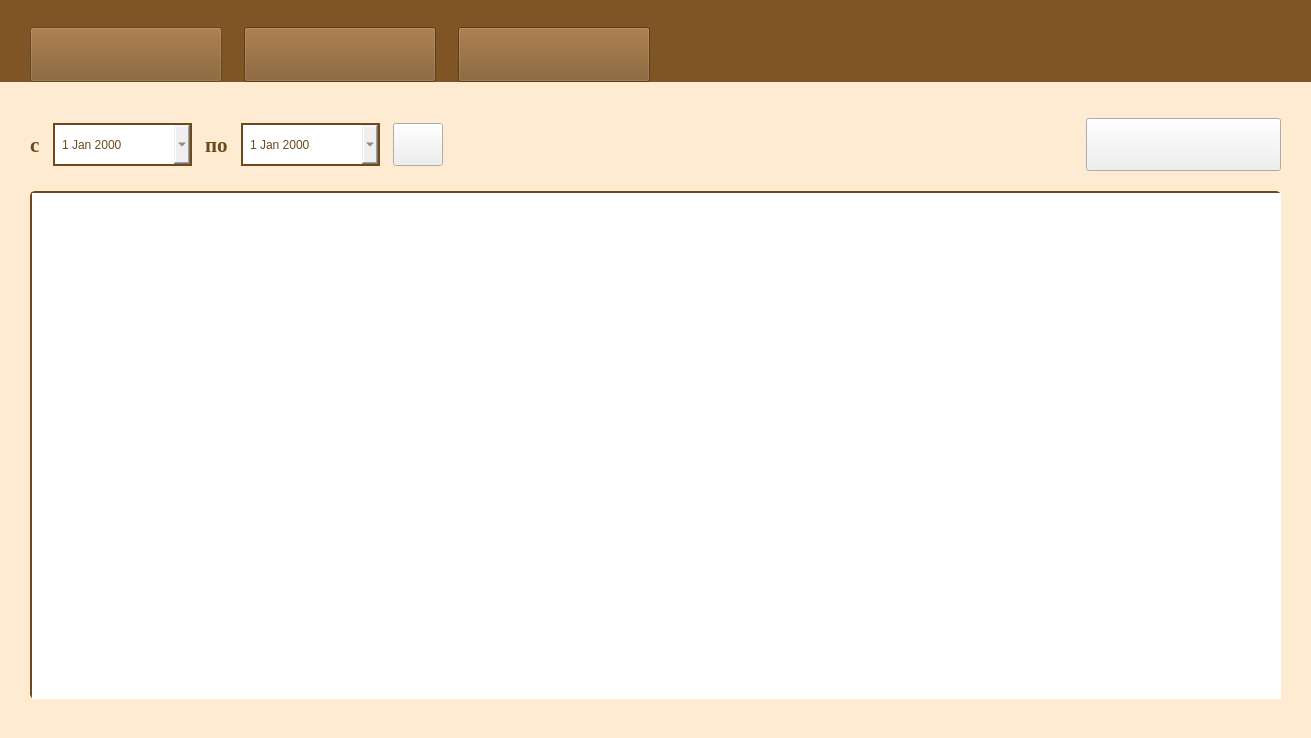
<?xml version="1.0" encoding="UTF-8"?>
<ui version="4.0">
 <class>MainWindow</class>
 <widget class="QMainWindow" name="MainWindow">
  <property name="geometry">
   <rect>
    <x>0</x>
    <y>0</y>
    <width>1311</width>
    <height>738</height>
   </rect>
  </property>
  <property name="windowTitle">
   <string>MainWindow</string>
  </property>
  <property name="styleSheet">
   <string notr="true">QMainWindow{
	background-color: rgba(255, 234, 210, 1);
}

QScrollBar:horizontal{
    border: 2px solid #6E491E;
    background:  #E7C49C;
   	height: 20px;
    margin: 0px 20px 0 20px;
}

QScrollBar::handle:horizontal {
    background: #7F5525;
    min-width: 20px;
}

QScrollBar::add-line:horizontal {
    border: 2px solid #6E491E;
   background:  #E7C49C;
    width: 20px;
    subcontrol-position: right;
    subcontrol-origin: margin;
}

QScrollBar::sub-line:horizontal{
    border: 2px solid #6E491E;
   background:  #E7C49C;
    width: 20px;
    subcontrol-position: left;
    subcontrol-origin: margin;
}

QScrollBar::left-arrow:horizontal {
    width: 10px;
    height: 10px;
	border-image: url(:/image/scrollbar_left.png);
}

QScrollBar::right-arrow:horizontal  {
    width: 10px;
    height: 10px;
	border-image: url(:/image/scrollbar_right.png);
}

QScrollBar:vertical{
    border: 2px solid #6E491E;
    background:  #E7C49C;
	width: 20px;
    margin: 20px 0px 20 0px;
}

QScrollBar::handle:vertical {
    background: #7F5525;
    min-height: 20px;
}

QScrollBar::add-line:vertical {
    border: 2px solid #6E491E;
   background:  #E7C49C;
    height:  20px;
    subcontrol-position: bottom;
    subcontrol-origin: margin;
}

QScrollBar::sub-line:vertical{
    border: 2px solid #6E491E;
   background:  #E7C49C;
    height: 20px;
    subcontrol-position: top;
    subcontrol-origin: margin;
}

QScrollBar::up-arrow:vertical {
    width: 10px;
    height: 10px;
	border-image: url(:/image/scrollbar_up.png);
}

QScrollBar::down-arrow:vertical  {
    width: 10px;
    height: 10px;
	border-image: url(:/image/scrollbar_down.png);
}</string>
  </property>
  <widget class="QWidget" name="centralwidget">
   <property name="styleSheet">
    <string notr="true"/>
   </property>
   <layout class="QGridLayout" name="centralwidget_layout">
    <property name="leftMargin">
     <number>0</number>
    </property>
    <property name="topMargin">
     <number>0</number>
    </property>
    <property name="rightMargin">
     <number>0</number>
    </property>
    <item row="2" column="0">
     <layout class="QVBoxLayout" name="work_area_layout">
      <property name="spacing">
       <number>20</number>
      </property>
      <property name="leftMargin">
       <number>30</number>
      </property>
      <property name="topMargin">
       <number>30</number>
      </property>
      <property name="rightMargin">
       <number>30</number>
      </property>
      <property name="bottomMargin">
       <number>30</number>
      </property>
      <item>
       <layout class="QHBoxLayout" name="header_layout">
        <property name="spacing">
         <number>13</number>
        </property>
        <property name="bottomMargin">
         <number>0</number>
        </property>
        <item>
         <widget class="QLabel" name="header_label">
          <property name="font">
           <font>
            <family>Times New Roman</family>
            <pointsize>16</pointsize>
            <weight>75</weight>
            <bold>true</bold>
           </font>
          </property>
          <property name="styleSheet">
           <string notr="true">color: #6E491E;</string>
          </property>
          <property name="text">
           <string>с</string>
          </property>
         </widget>
        </item>
        <item>
         <widget class="QDateEdit" name="begin_dateEdit">
          <property name="minimumSize">
           <size>
            <width>139</width>
            <height>43</height>
           </size>
          </property>
          <property name="styleSheet">
           <string notr="true">QDateEdit {
	font: 75 14pt &quot;Times New Roman&quot;;
	color: #6E491E;
	border: 2px solid #6E491E;
	padding-left : 5px;
}

QDateEdit::drop-down {
	subcontrol-origin: margin;
	margin-right: 5px;
    subcontrol-position: right center;
   	width: 10px;
    height: 10px;
	border-image: url(:/image/scrollbar_down.png);

}</string>
          </property>
          <property name="frame">
           <bool>true</bool>
          </property>
          <property name="buttonSymbols">
           <enum>QAbstractSpinBox::UpDownArrows</enum>
          </property>
          <property name="keyboardTracking">
           <bool>true</bool>
          </property>
          <property name="calendarPopup">
           <bool>true</bool>
          </property>
         </widget>
        </item>
        <item>
         <widget class="QLabel" name="header_label2">
          <property name="font">
           <font>
            <family>Times New Roman</family>
            <pointsize>16</pointsize>
            <weight>75</weight>
            <bold>true</bold>
           </font>
          </property>
          <property name="styleSheet">
           <string notr="true">color: #6E491E;</string>
          </property>
          <property name="text">
           <string>по</string>
          </property>
         </widget>
        </item>
        <item>
         <widget class="QDateEdit" name="end_dateEdit">
          <property name="minimumSize">
           <size>
            <width>139</width>
            <height>43</height>
           </size>
          </property>
          <property name="styleSheet">
           <string notr="true">QDateEdit {
	font: 75 14pt &quot;Times New Roman&quot;;
	color: #6E491E;
	border: 2px solid #6E491E;
	padding-left : 5px;
}

QDateEdit::drop-down {
	subcontrol-origin: margin;
	margin-right: 5px;
    subcontrol-position: right center;
   	width: 10px;
    height: 10px;
	border-image: url(:/image/scrollbar_down.png);
}</string>
          </property>
          <property name="calendarPopup">
           <bool>true</bool>
          </property>
         </widget>
        </item>
        <item>
         <widget class="QPushButton" name="confirmdate_button">
          <property name="enabled">
           <bool>true</bool>
          </property>
          <property name="minimumSize">
           <size>
            <width>50</width>
            <height>43</height>
           </size>
          </property>
          <property name="toolTip">
           <string>Отфильтровать</string>
          </property>
          <property name="styleSheet">
           <string notr="true">QPushButton{
	border-image: url(:/image/confirmdate_button.png);
}

QPushButton:pressed {
	border-image: url(:/image/confirmdate_pressbutton.png);
}</string>
          </property>
          <property name="text">
           <string/>
          </property>
         </widget>
        </item>
        <item>
         <spacer name="header_spacer">
          <property name="orientation">
           <enum>Qt::Horizontal</enum>
          </property>
          <property name="sizeHint" stdset="0">
           <size>
            <width>40</width>
            <height>20</height>
           </size>
          </property>
         </spacer>
        </item>
        <item>
         <widget class="QPushButton" name="print_sales_button">
          <property name="enabled">
           <bool>true</bool>
          </property>
          <property name="minimumSize">
           <size>
            <width>195</width>
            <height>53</height>
           </size>
          </property>
          <property name="styleSheet">
           <string notr="true">QPushButton{
	border-image: url(:/image/print_button.png);
}

QPushButton:pressed {
	border-image: url(:/image/print_pressbutton.png);
}</string>
          </property>
          <property name="text">
           <string/>
          </property>
         </widget>
        </item>
       </layout>
      </item>
      <item>
       <widget class="QTableView" name="sales_table">
        <property name="styleSheet">
         <string notr="true">QTableView {
	border:none;
	border-top:2px solid #6E491E; 
  	border-left: 2px solid #6E491E; 
	border-radius: 5px;
	gridline-color: #6E491E; 
	color: #563916;	
	font: 14pt &quot;Times New Roman&quot;;
  }

QTableView::item {
    border-bottom:1px solid #6E491E; 
  	border-left: 0.4px solid #6E491E; 
	border-right: 0.5px solid #6E491E; 
}
 
QTableView::item:selected {
	background-color: rgb(218, 218, 218);
 }

QHeaderView::section {
	border: none;
 	border-bottom: 2px solid #6E491E; 
  	border-left: 0.4px solid #6E491E; 
	border-right: 2px solid #6E491E; ; 
    background-color: #E7C49C; 
	color: #563916;
	font: 14pt &quot;Times New Roman&quot;;
    padding: 3px;
}

QHeaderView::down-arrow {
	width: 26px; 
	height:18px; 
	subcontrol-position: bottom right; 
}
</string>
        </property>
        <property name="frameShape">
         <enum>QFrame::WinPanel</enum>
        </property>
        <property name="frameShadow">
         <enum>QFrame::Plain</enum>
        </property>
        <property name="lineWidth">
         <number>0</number>
        </property>
        <property name="editTriggers">
         <set>QAbstractItemView::NoEditTriggers</set>
        </property>
        <property name="tabKeyNavigation">
         <bool>false</bool>
        </property>
        <property name="showDropIndicator" stdset="0">
         <bool>false</bool>
        </property>
        <property name="dragDropOverwriteMode">
         <bool>false</bool>
        </property>
        <property name="selectionMode">
         <enum>QAbstractItemView::SingleSelection</enum>
        </property>
        <property name="selectionBehavior">
         <enum>QAbstractItemView::SelectRows</enum>
        </property>
        <property name="sortingEnabled">
         <bool>true</bool>
        </property>
        <attribute name="horizontalHeaderCascadingSectionResizes">
         <bool>false</bool>
        </attribute>
        <attribute name="horizontalHeaderHighlightSections">
         <bool>false</bool>
        </attribute>
        <attribute name="horizontalHeaderShowSortIndicator" stdset="0">
         <bool>true</bool>
        </attribute>
        <attribute name="horizontalHeaderStretchLastSection">
         <bool>true</bool>
        </attribute>
        <attribute name="verticalHeaderVisible">
         <bool>false</bool>
        </attribute>
        <attribute name="verticalHeaderStretchLastSection">
         <bool>true</bool>
        </attribute>
       </widget>
      </item>
     </layout>
    </item>
    <item row="0" column="0">
     <widget class="QFrame" name="tabs">
      <property name="styleSheet">
       <string notr="true">background-color: #7F5525;</string>
      </property>
      <property name="frameShape">
       <enum>QFrame::NoFrame</enum>
      </property>
      <property name="frameShadow">
       <enum>QFrame::Raised</enum>
      </property>
      <layout class="QHBoxLayout" name="tabs_layout">
       <property name="spacing">
        <number>22</number>
       </property>
       <property name="leftMargin">
        <number>30</number>
       </property>
       <property name="topMargin">
        <number>27</number>
       </property>
       <property name="rightMargin">
        <number>30</number>
       </property>
       <property name="bottomMargin">
        <number>0</number>
       </property>
       <item>
        <widget class="QPushButton" name="catalog_button">
         <property name="enabled">
          <bool>false</bool>
         </property>
         <property name="minimumSize">
          <size>
           <width>192</width>
           <height>55</height>
          </size>
         </property>
         <property name="toolTip">
          <string/>
         </property>
         <property name="autoFillBackground">
          <bool>false</bool>
         </property>
         <property name="styleSheet">
          <string notr="true">QPushButton{
	border-image: url(:/image/catalog_button.png);
}

QPushButton:disabled{
	border-image: url(:/image/catalog_pressbutton.png);
}

QPushButton:hover{
	border-image: url(:/image/catalog_hoverbutton.png);
}</string>
         </property>
         <property name="text">
          <string/>
         </property>
        </widget>
       </item>
       <item>
        <widget class="QPushButton" name="sales_button">
         <property name="minimumSize">
          <size>
           <width>192</width>
           <height>55</height>
          </size>
         </property>
         <property name="styleSheet">
          <string notr="true">QPushButton{
	border-image: url(:/image/sales_button.png);
}

QPushButton:hover{
	border-image: url(:/image/sales_hoverbutton.png);
}</string>
         </property>
         <property name="text">
          <string/>
         </property>
        </widget>
       </item>
       <item>
        <widget class="QPushButton" name="management_button">
         <property name="enabled">
          <bool>true</bool>
         </property>
         <property name="minimumSize">
          <size>
           <width>192</width>
           <height>55</height>
          </size>
         </property>
         <property name="styleSheet">
          <string notr="true">QPushButton{
	border-image: url(:/image/managment_button.png);
}

QPushButton:disabled{
	border-image: url(:/image/managment_pressbutton.png);
}

QPushButton:hover{
	border-image: url(:/image/managment_hoverbutton.png);
}</string>
         </property>
         <property name="text">
          <string/>
         </property>
        </widget>
       </item>
       <item>
        <spacer name="tabs_spacer">
         <property name="orientation">
          <enum>Qt::Horizontal</enum>
         </property>
         <property name="sizeHint" stdset="0">
          <size>
           <width>40</width>
           <height>20</height>
          </size>
         </property>
        </spacer>
       </item>
      </layout>
     </widget>
    </item>
   </layout>
  </widget>
 </widget>
 <resources>
  <include location="resources/images/images.qrc"/>
 </resources>
 <connections/>
</ui>
